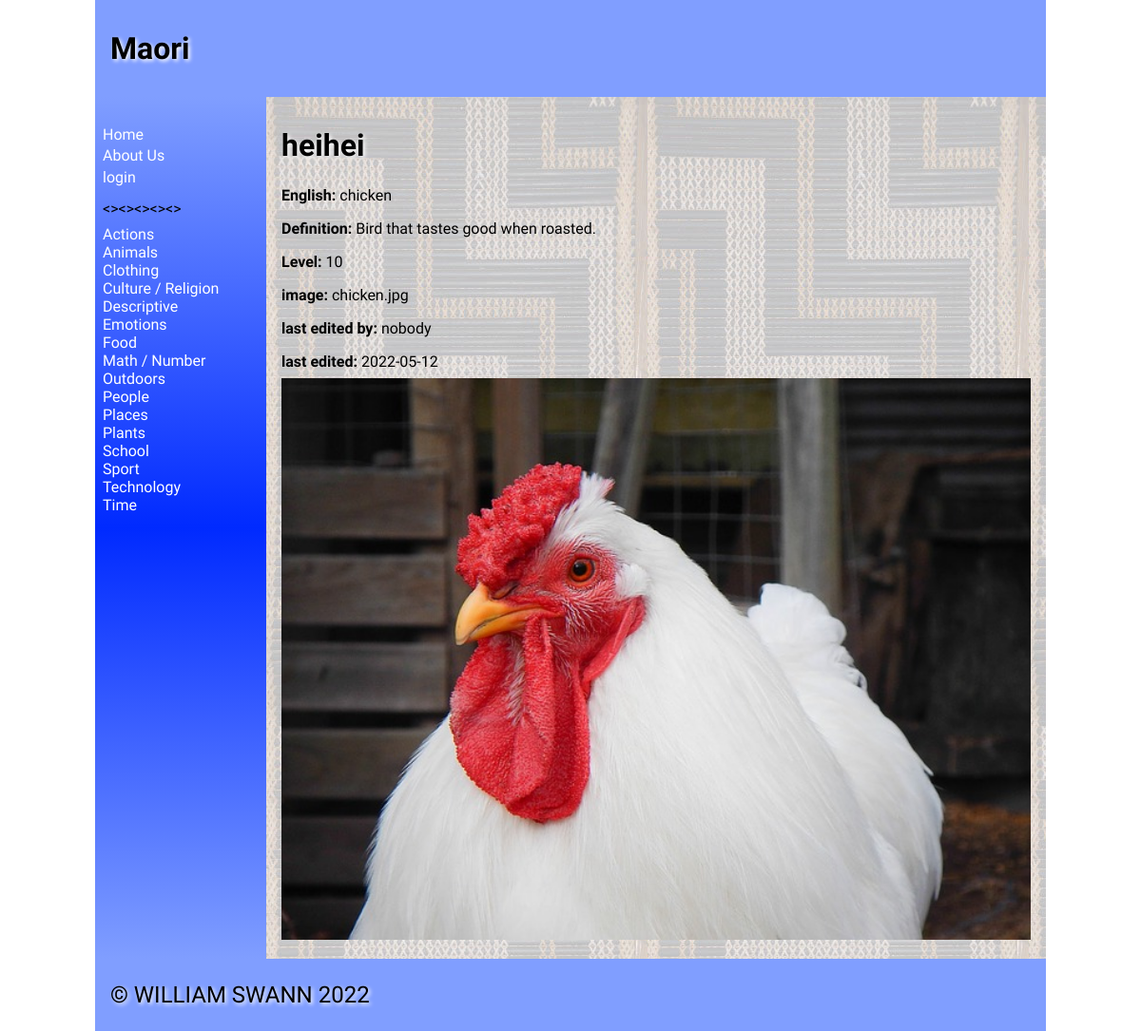
/name/41, run on the app's committed database.
### tables this page shows
CREATE TABLE "catalist"
(
	catali varchar(30),
	cata_id integer
		constraint catalist_pk
			primary key autoincrement
		constraint catalist_product_cata_id_fk
			references product (cata_id)
);

CREATE TABLE "product"
(
    name_id    integer
        constraint product_pk
            primary key autoincrement,
    name       varchar(30),
    english    varchar(30),
    category   varchar(100),
    definition varchar(300),
    level      integer,
    image      varchar(100),
    cata_id    integer,
    date_time  vatchar(100),
    edited_by  varchar(30)
);

### app.py (the view, shortened to what this page needs)
@app.route("/name/<name_id>", methods=["GET", "POST"]) # displays the word selected by the user
def render_maoriword(name_id):
    cata_list = sidenav1() # showing categories
    con = create_connection(DB_NAME)
    query = """SELECT name_id, name, english, cata_id, category, definition, level, image, date_time,edited_by FROM product WHERE name_id=? ORDER BY name""" # looking for the word information selected by the user
    cur = con.cursor()
    cur.execute(query, (name_id,))
    maori_list = cur.fetchall()
    query = """SELECT cata_id, catali FROM catalist WHERE cata_id=?""" # finding the category name and info
    cur = con.cursor()
    cur.execute(query, (maori_list[0][3],))
    cata_names_list = cur.fetchall() # putting names into list
    return render_template("name.html", cata_names_list=cata_names_list, catagories=cata_list, maori=maori_list,
                           logged_in=is_logged_in(), teacher=is_teacher())

### app.py (called while the page is built)
def create_connection(db_file):
    try:
        connection = sqlite3.connect(db_file)
        return connection
    except Error as e:
        print(e)
    return None

def sidenav1(): #this function grabs all of the items from the product table and puts them into a list for the side nav
    con = create_connection(DB_NAME)
    query = """SELECT cata_id, catali FROM catalist ORDER BY catali"""
    cur = con.cursor()
    cur.execute(query)
    cata_list = cur.fetchall()
    con.commit()
    con.close()
    return cata_list

def is_logged_in():  # checking session for email to determine if a user is logged in
    if session.get("email") is None:
        print("not logged in")
        return False
    else:
        print("logged in")
        return True

def is_teacher():  # checking session for email to determine if the user is a teacher
    if session.get("teacher") == "on":
        print("is Teacher")
        return True
    else:
        print("not Teacher")
        return False

### templates/name.html (shortened to what this page needs)
{% extends 'base1.html' %}
{% block main %}
           {% for product in maori%}
                <h1>{{ product[1] }}</h1>
                <p><strong>English: </strong>{{ product[2] }}</p>
                <p><strong>Definition: </strong>{{ product[5] }}</p>
                <p><strong>Level: </strong>{{ product[6] }}</p>
                <p><strong>image: </strong>{{ product[7] }}</p>
                <p><strong>last edited by: </strong>{{ product[9] }}</p>
                <p><strong>last edited: </strong>{{ product[8] }}</p>
                <img src="/static/images/{{ product[7] }}">
                {%endfor%}
{% endblock %}

### templates/base1.html (shortened to what this page needs)
<!doctype html>
<html lang="en">
<head>
	<link href="{{ url_for('static', filename='style.css') }}" rel="stylesheet">
</head>
<body>
	<div id="container">
		<header>
			<h1>Maori{% block heading %}{% endblock %}</h1>
		</header>
		<nav>
			<ul>
                <li><a href="\">Home</a></li>
            <a href="/contact">About Us</a><li>
			{% if logged_in %}
			<a href="/logout">logout</a><li>
			{% else %}
            <a href="/login">login</a><li>
			{% endif %}
				<p><><><><><></p>
			{% for catalist in catagories %}
        <div>
            <a href="/catagories/{{ catalist[0] }}">{{ catalist[1] }}</a>
        </div>
    		{% endfor %}
			</ul>
		</nav>
		<main>
            {% block main%}{% endblock %}
        </main>
		<footer>
			<p>
				&copy; WILLIAM SWANN 2022
			</p>
		</footer>
	</div>
</body>
</html>

### static/style.css (style rules this page uses)
* { font-family: Comfortaa, sans-serif; margin: 0; padding: 0; box-sizing: border-box; }
#container { display: grid; grid-template-columns: 75px auto; grid-template-areas: 'nav header' 'main main' 'footer footer'; }
header { grid-area: header; background-color: #809eff; padding: 1rem; }
nav { grid-area: nav; }
main { grid-area: main; padding: 1rem; background-color: #edd; }
h1, h2, h3, h4 { padding: 1rem 0; font-family: 'Suez One', serif; color: #000; text-shadow: 2px 2px 4px #fff; }
p { padding: 0.5rem 0; }
a { color: #222; }
img { width: 100%; }
footer { grid-area: footer; padding: 1rem; background-color: #809eff; }
footer p { color: #000000; text-shadow: 2px 2px 4px #fff; font-size: 1.5rem; }
@media only screen and (min-width: 768px) { #container { grid-template-columns: 180px auto; grid-template-areas: 'header header' 'nav main' 'footer footer'; } }
@media only screen and (min-width: 768px) { nav { background: linear-gradient(180deg, rgb(128, 158, 255) 0%, rgb(0, 42, 255) 50%, rgb(128, 158, 255) 100%); padding: 0.5rem; } }
@media only screen and (min-width: 768px) { nav ul { list-style: none; } }
@media only screen and (min-width: 768px) { nav li { padding: 0.2rem 0; } }
@media only screen and (min-width: 768px) { nav a { color: #fff; text-decoration: none; } }
@media only screen and (min-width: 768px) { main { background-image: url('poutama.jpg'); background-color: rgba(0, 59, 255, 0.18); } }
@media only screen and (min-width: 1000px) { #container { width: 1000px; margin: auto; } }

### data on the page
catalist: catali "Actions"
catalist: catali "Animals"
catalist: catali "Clothing"
catalist: catali "Culture / Religion"
catalist: catali "Descriptive"
catalist: catali "Emotions"
catalist: catali "Food"
catalist: catali "Math / Number"
catalist: catali "Outdoors"
catalist: catali "People"
catalist: catali "Places"
catalist: catali "Plants"
catalist: catali "School"
catalist: catali "Sport"
catalist: catali "Technology"
catalist: catali "Time"
product: name "heihei", english "chicken", definition "Bird that tastes good when roasted.", level "10", image "chicken.jpg", edited_by "nobody", date_time "2022-05-12", image (picture)
